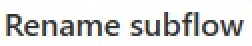
#> input picture img/rename-subflow-txt.jpg, 126 x 23 px (shown 2 times larger)
$ python display_imgs.py img/rename-subflow-txt.jpg
#> lines starting #> are read from the running program, lines starting #| are printed output that depends on the picture
import sys
import math
import cv2 as cv
from matplotlib import pyplot as plt
import pdb

def calc_plot_pos(n_imgs: int):
    print(f'n_imgs is {n_imgs}')
    divisors_unique = {math.gcd(i, n_imgs) for i in range(1, n_imgs+1)}
    divisors = sorted(list(divisors_unique))
    avg_div = divisors[math.floor(len(divisors)/2)]

    return [avg_div, avg_div]


def show_imgs(*args):
    grid = calc_plot_pos(len(args))
    for i in range(0, len(args)):
        pos = grid[:2]
        pos.append(i + 1)
        print(f"Processing image {args[i]}")
        print(f"Image index in grid: {pos}")
        img = cv.imread(args[i])
#> img is the input picture: shape (23, 126, 3); mean B, G, R 220.2, 221.2, 220.8
        (b, g, r) = cv.split(img)
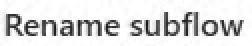
#> b: shape (23, 126) (shown 2 times larger); min 23, max 255, mean 220.2
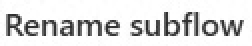
#> g: shape (23, 126) (shown 2 times larger); min 39, max 255, mean 221.2
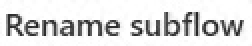
#> r: shape (23, 126) (shown 2 times larger); min 33, max 255, mean 220.8
        img = cv.merge((r, g, b))
        #pdb.set_trace()
        plt.subplot(*pos)
        plt.imshow(img)
        plt.title(args[i])
    plt.show()

def main():
    show_imgs(*(sys.argv[1:]))

if __name__ == "__main__":
    main()
